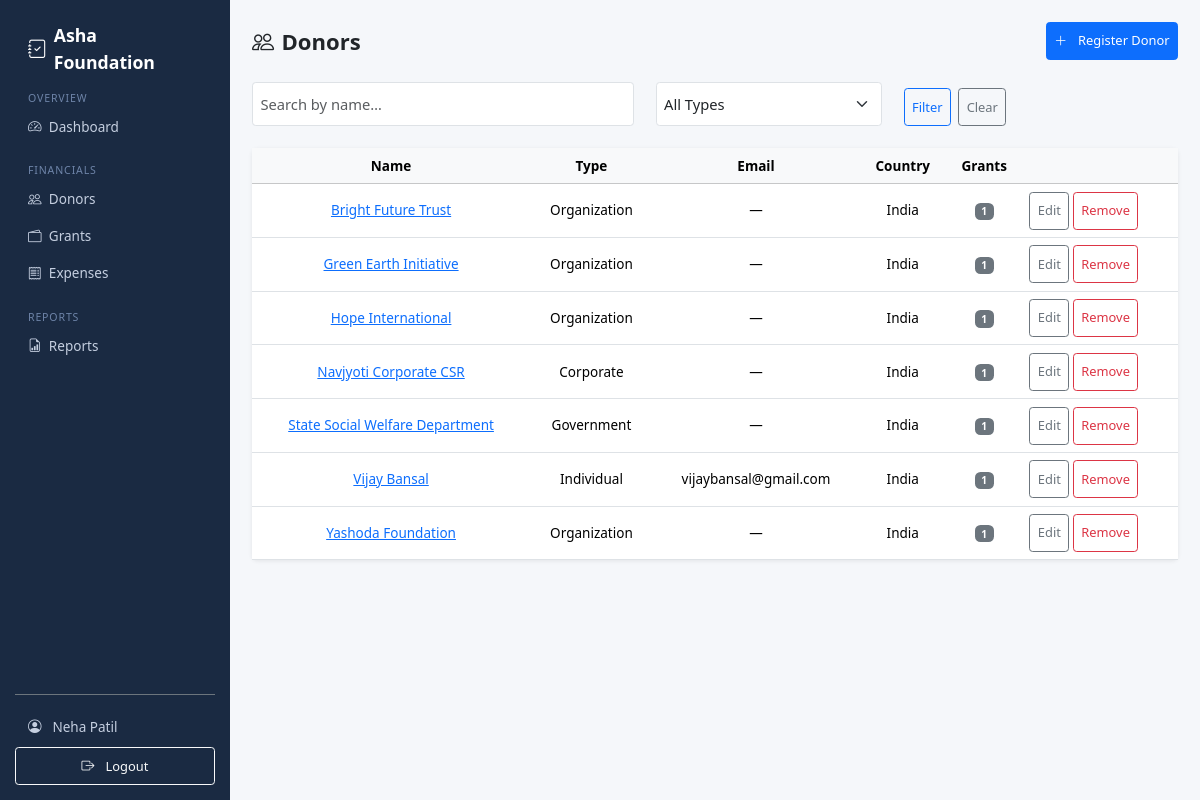
Before: /donors/ (signed in) with the older database file.
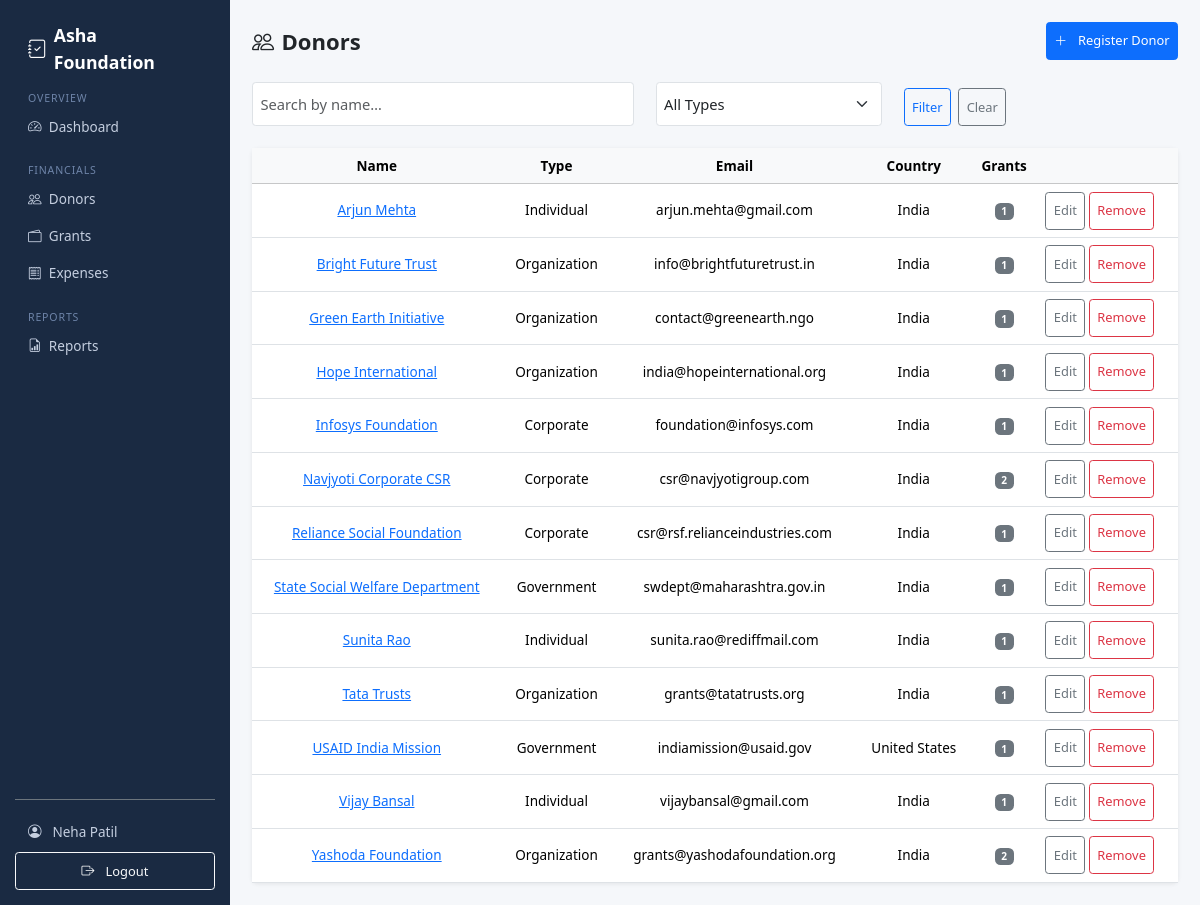
After: the same page with the newer database file.
### apps/accounts/models.py (models this page shows, shortened)
class User(AbstractUser):
    ROLE_ADMIN = "admin"
    ROLE_FINANCE = "finance"
    ROLE_AUDITOR = "auditor"
    ROLE_CHOICES = [
        (ROLE_ADMIN, "Admin"),
        (ROLE_FINANCE, "Finance Manager"),
        (ROLE_AUDITOR, "Auditor"),
    ]
    role = models.CharField(
        max_length=20,
        choices=ROLE_CHOICES,
        default=ROLE_AUDITOR,
    )
    phone = models.CharField(max_length=20, blank=True)
    @property
    def is_admin_role(self):
        return self.role == self.ROLE_ADMIN
    @property
    def is_finance(self):
        return self.role == self.ROLE_FINANCE
    @property
    def is_auditor(self):
        return self.role == self.ROLE_AUDITOR
    @property
    def can_write(self):
        return self.role == self.ROLE_FINANCE

### apps/donors/models.py (models this page shows, shortened)
class Donor(models.Model):
    TYPE_INDIVIDUAL = "individual"
    TYPE_ORGANIZATION = "organization"
    TYPE_GOVERNMENT = "government"
    TYPE_CORPORATE = "corporate"
    TYPE_CHOICES = [
        (TYPE_INDIVIDUAL, "Individual"),
        (TYPE_ORGANIZATION, "Organization"),
        (TYPE_GOVERNMENT, "Government"),
        (TYPE_CORPORATE, "Corporate"),
    ]
    name = models.CharField(
        max_length=200,
        help_text="Full name of the donor (individual, organization, or agency)"
    )
    donor_type = models.CharField(
        max_length=20,
        choices=TYPE_CHOICES,
        default=TYPE_INDIVIDUAL,
        help_text="Category of donor for classification"
    )
    email = models.EmailField(
        blank=True,
        help_text="Contact email address"
    )
    phone = models.CharField(
        max_length=20,
        blank=True,
        help_text="Contact phone number (format flexible)"
    )
    country = models.CharField(
        max_length=100,
        default="India",
        help_text="Donor's country"
    )
    address = models.TextField(
        blank=True,
        help_text="Mailing address for communication"
    )
    pan_number = models.CharField(
        max_length=20,
        blank=True,
        verbose_name="PAN Number",
        help_text="Indian PAN (Permanent Account Number) for tax purposes"
    )
    notes = models.TextField(
        blank=True,
        help_text="Internal notes (preferences, restrictions, etc.)"
    )
    is_active = models.BooleanField(
        default=True,
        help_text="Soft-delete flag. False = inactive but preserved for history"
    )
    created_at = models.DateTimeField(
        auto_now_add=True,
        help_text="When the donor was first registered"
    )
    updated_at = models.DateTimeField(
        auto_now=True,
        help_text="When the donor record was last modified"
    )
    class Meta:
        ordering = ["name"]

### apps/donors/views.py (the view)
# urls.py: path("", views.donor_list, name="donor_list"),
@login_required
@role_required("admin", "finance", "auditor")
def donor_list(request):
    qs = Donor.objects.filter(is_active=True)
    q = request.GET.get("q", "").strip()
    dtype = request.GET.get("type", "")
    if q:
        qs = qs.filter(name__icontains=q)
    if dtype:
        qs = qs.filter(donor_type=dtype)
    return render(request, "donors/donor_list.html", {
        "donors": qs,
        "search_q": q,
        "type_filter": dtype,
        "type_choices": Donor.TYPE_CHOICES,
    })

### apps/donors/templates/donors/donor_list.html (shortened to what this page needs)
{% extends "base.html" %}
{% load static %}
{% block content %}
<link href="{% static 'css/list-pages.css' %}" rel="stylesheet">
<div class="list-header">
  <h4 class="fw-bold mb-0"><i class="bi bi-people me-2"></i>Donors</h4>
  {% if user.can_write %}
  <a href="{% url 'donors:donor_create' %}" class="btn btn-primary btn-sm">
    <i class="bi bi-plus-lg me-1"></i>Register Donor
  </a>
  {% endif %}
</div>
<form method="get" class="row g-2 mb-4 filter-form">
  <div class="col-md-5">
    <input type="text" name="q" value="{{ search_q }}" class="form-control form-control-sm" placeholder="Search by name…">
  </div>
  <div class="col-md-3">
    <select name="type" class="form-select form-select-sm">
      <option value="">All Types</option>
    </select>
  </div>
  <div class="col-auto">
    <button type="submit" class="btn btn-sm btn-outline-primary">Filter</button>
    <a href="{% url 'donors:donor_list' %}" class="btn btn-sm btn-outline-secondary">Clear</a>
  </div>
</form>
<div class="card">
  <div class="table-responsive">
    <table class="table table-hover mb-0">
      <thead class="table-light">
        <tr>
          <th>Name</th>
          <th class="table-hide-mobile">Type</th>
          <th class="table-hide-mobile">Email</th>
          <th class="table-hide-mobile">Country</th>
          <th class="table-hide-mobile">Grants</th>
          <th></th>
        </tr>
      </thead>
      <tbody>
        {% for donor in donors %}
        <tr>
          <td><a href="{% url 'donors:donor_detail' donor.pk %}">{{ donor.name }}</a></td>
          <td class="table-hide-mobile">{{ donor.get_donor_type_display }}</td>
          <td class="table-hide-mobile">{{ donor.email|default:"—" }}</td>
          <td class="table-hide-mobile">{{ donor.country }}</td>
          <td class="table-hide-mobile"><span class="badge bg-secondary">{{ donor.grants.count }}</span></td>
          <td class="text-end">
            {% if user.can_write %}
            <div class="action-buttons">
              <a href="{% url 'donors:donor_edit' donor.pk %}" class="btn btn-sm btn-outline-secondary">Edit</a>
              <a href="{% url 'donors:donor_delete' donor.pk %}" class="btn btn-sm btn-outline-danger">Remove</a>
            </div>
            {% endif %}
          </td>
        </tr>
        {% empty %}
        <tr><td colspan="6" class="text-center py-4 text-muted">No donors found.</td></tr>
        {% endfor %}
      </tbody>
    </table>
  </div>
</div>
{% endblock %}

### templates/base.html (shortened to what this page needs)
<!DOCTYPE html>
<html lang="en">
<head>
  <link href="https://cdn.jsdelivr.net/npm/bootstrap@5.3.3/dist/css/bootstrap.min.css" rel="stylesheet">
  <link href="https://cdn.jsdelivr.net/npm/bootstrap-icons@1.11.3/font/bootstrap-icons.min.css" rel="stylesheet">
  {% load static %}
  <link href="{% static 'css/base.css' %}" rel="stylesheet">
</head>
<body>
{% if user.is_authenticated %}
<div class="d-flex" style="min-height: 100vh;">
  <nav class="sidebar d-flex flex-column p-3" id="sidebar" style="width:230px;flex-shrink:0;">
    <a class="sidebar-brand text-decoration-none d-flex align-items-center gap-2" href="{% url 'accounts:dashboard' %}">
      <i class="bi bi-journal-check fs-5"></i> <span class="d-none d-sm-inline">Asha Foundation</span>
    </a>
    <div class="nav-section">Overview</div>
    <a class="nav-link mb-1 {% if request.resolver_match.url_name == 'dashboard' %}active{% endif %}" href="{% url 'accounts:dashboard' %}">
      <i class="bi bi-speedometer2 me-2"></i><span>Dashboard</span>
    </a>
    {% if user.is_admin_role or user.is_finance or user.is_auditor %}
    <div class="nav-section mt-2">Financials</div>
    <a class="nav-link mb-1" href="{% url 'donors:donor_list' %}">
      <i class="bi bi-people me-2"></i><span>Donors</span>
    </a>
    <a class="nav-link mb-1" href="{% url 'grants:grant_list' %}">
      <i class="bi bi-wallet2 me-2"></i><span>Grants</span>
    </a>
    <a class="nav-link mb-1" href="{% url 'expenses:expense_list' %}">
      <i class="bi bi-receipt me-2"></i><span>Expenses</span>
    </a>
    {% if user.is_finance or user.is_auditor %}
    <div class="nav-section mt-2">Reports</div>
    <a class="nav-link mb-1" href="{% url 'reports:report_index' %}">
      <i class="bi bi-file-earmark-bar-graph me-2"></i><span>Reports</span>
    </a>
    {% endif %}
    {% endif %}
    <div class="mt-auto pt-3 border-top border-secondary">
      <a class="nav-link mb-1" href="{% url 'accounts:profile' %}">
        <i class="bi bi-person-circle me-2"></i>
        <span class="d-none d-sm-inline">{{ user.get_full_name|default:user.username }}</span>
      </a>
      <form method="post" action="{% url 'accounts:logout' %}" class="m-0">
        <button type="submit" class="btn btn-sm btn-outline-light w-100 mt-1">
          <i class="bi bi-box-arrow-right me-1"></i><span class="d-none d-sm-inline">Logout</span>
        </button>
      </form>
    </div>
  </nav>
  <main class="flex-grow-1 p-4">
    {% block content %}{% endblock %}
  </main>
</div>
{% else %}
  {% block auth_content %}{% endblock %}
{% endif %}
</body>
</html>

### static/css/base.css (style rules this page uses)
html, body { font-size: 0.92rem; overflow: hidden; height: 100%; }
.sidebar { height: 100vh; background: #1a2a42; flex-shrink: 0; display: flex; flex-direction: column; }
.sidebar .nav-link { color: #c5cfe0; border-radius: 6px; padding: 0.45rem 0.9rem; }
.sidebar .nav-section { color: #6e84a8; font-size: 0.72rem; letter-spacing: 0.08em; text-transform: uppercase; padding: 0.6rem 0.9rem 0.2rem; }
.sidebar-brand { color: #fff; font-weight: 700; font-size: 1.2rem; margin: 0; padding: 0.5rem 0.9rem; }
main { background: #f5f7fa; height: 100vh; overflow-y: auto; }
.card { border: none; box-shadow: 0 1px 4px rgba(0, 0, 0, 0.08); }
.btn { min-height: 38px; display: flex; align-items: center; justify-content: center; gap: 0.5rem; }
.form-control, .form-select { min-height: 44px; font-size: 1rem; }
h1, h2, h3, h4, h5, h6 { word-wrap: break-word; overflow-wrap: break-word; }
.d-flex { height: 100; }
@media (min-width: 1024px) { main { padding: 2rem; } }
@media (min-width: 1024px) { .sidebar { min-width: 230px; } }

### static/css/list-pages.css (style rules this page uses)
.list-header { display: flex; justify-content: space-between; align-items: center; flex-wrap: wrap; gap: 1rem; margin-bottom: 1.5rem; }
.filter-form { gap: 0.5rem; }
@media (min-width: 1024px) { .filter-form { display: flex; flex-wrap: nowrap; gap: 1rem; align-items: flex-end; } }
@media (min-width: 1024px) { .filter-form .col-md-5, .filter-form .col-md-3 { flex: 0 0 auto; } }
@media (min-width: 1024px) { .filter-form .col-auto { display: flex; gap: 0.5rem; flex-shrink: 0; } }
.table th, .table td { text-align: center !important; vertical-align: middle !important; }
.action-buttons { display: flex; gap: 0.25rem; flex-wrap: wrap; }
.table tbody tr { min-height: 44px; }

Changed rows visible on the page:
added Donor: name "Arjun Mehta", donor_type "Individual", email "arjun.mehta@gmail.com", country "India", grants.count "1"
changed Donor "Bright Future Trust": email "—" → "info@brightfuturetrust.in"
changed Donor "Green Earth Initiative": email "—" → "contact@greenearth.ngo"
changed Donor "Hope International": email "—" → "india@hopeinternational.org"
added Donor: name "Infosys Foundation", donor_type "Corporate", email "foundation@infosys.com", country "India", grants.count "1"
changed Donor "Navjyoti Corporate CSR": email "—" → "csr@navjyotigroup.com"; grants.count "1" → "2"
added Donor: name "Reliance Social Foundation", donor_type "Corporate", email "csr@rsf.relianceindustries.com", country "India", grants.count "1"
changed Donor "State Social Welfare Department": email "—" → "swdept@maharashtra.gov.in"
added Donor: name "Sunita Rao", donor_type "Individual", email "sunita.rao@rediffmail.com", country "India", grants.count "1"
added Donor: name "Tata Trusts", donor_type "Organization", email "grants@tatatrusts.org", country "India", grants.count "1"
added Donor: name "USAID India Mission", donor_type "Government", email "indiamission@usaid.gov", country "United States", grants.count "1"
changed Donor "Yashoda Foundation": email "—" → "grants@yashodafoundation.org"; grants.count "1" → "2"
